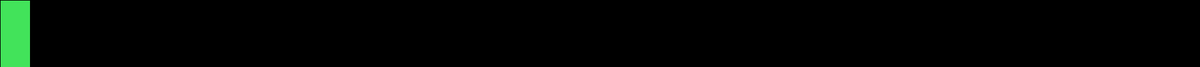
Frame 1 (no input)
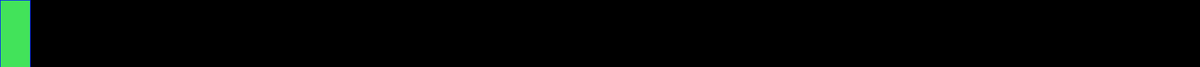
Frame 60 (the mouse pressed at the canvas centre just before this capture)
Frame 120 (the mouse held since frame 60 and released just before this capture): identical to frame 60, image omitted

The Processing sketch that drew these frames (run headless with seeded random() and noise(); from frame 60 on, the mouse is pressed at the canvas centre):

// Processing sketch: test
// ── test.pde
//maxX = ... 1920  .., maxY = 1080

void setup() //runs once
{
  size(1920, 108); //sets the width and height of the program
  background(0); //set background black
}

void draw()
{
  fill(45, 6, 233); 
  ellipse(960, 540, 50, 50); //draw circle at center
  
  //fill(255);
  fill(66, 227, 90);
  rect(0, 0, 48, 216); //left paddle at top left 
  
  //Draw paddles
  fill(66, 227, 90);

  rect(1872, 864, 48, 216); //right paddle at the bottom right

  //Draw scores on screen
  stroke (0, 25, 255); //use a blue outline for all shapes
  textSize(40); 
  text(0, 480, 540); //left score at the left corner of the screen
  text(5, 1440, 540); //right score at right corner of the screen
}
